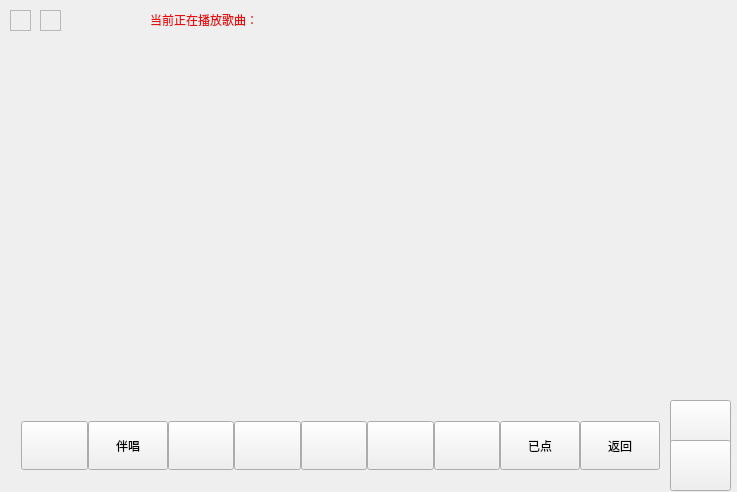
<?xml version="1.0" encoding="UTF-8"?>
<ui version="4.0">
 <class>Widget</class>
 <widget class="QWidget" name="Widget">
  <property name="geometry">
   <rect>
    <x>0</x>
    <y>0</y>
    <width>737</width>
    <height>492</height>
   </rect>
  </property>
  <property name="windowTitle">
   <string>Widget</string>
  </property>
  <widget class="QStackedWidget" name="stackedWidget">
   <property name="geometry">
    <rect>
     <x>10</x>
     <y>30</y>
     <width>711</width>
     <height>381</height>
    </rect>
   </property>
   <property name="currentIndex">
    <number>7</number>
   </property>
   <widget class="QWidget" name="page">
    <property name="sizePolicy">
     <sizepolicy hsizetype="Expanding" vsizetype="Expanding">
      <horstretch>0</horstretch>
      <verstretch>0</verstretch>
     </sizepolicy>
    </property>
   </widget>
   <widget class="QWidget" name="page_2">
    <widget class="songlist" name="frame">
     <property name="geometry">
      <rect>
       <x>0</x>
       <y>10</y>
       <width>421</width>
       <height>351</height>
      </rect>
     </property>
     <property name="frameShape">
      <enum>QFrame::StyledPanel</enum>
     </property>
     <property name="frameShadow">
      <enum>QFrame::Raised</enum>
     </property>
    </widget>
    <widget class="Frame_py" name="frame_2">
     <property name="geometry">
      <rect>
       <x>470</x>
       <y>10</y>
       <width>231</width>
       <height>351</height>
      </rect>
     </property>
     <property name="frameShape">
      <enum>QFrame::StyledPanel</enum>
     </property>
     <property name="frameShadow">
      <enum>QFrame::Raised</enum>
     </property>
    </widget>
    <widget class="QLabel" name="label">
     <property name="geometry">
      <rect>
       <x>20</x>
       <y>10</y>
       <width>81</width>
       <height>17</height>
      </rect>
     </property>
     <property name="styleSheet">
      <string notr="true">border-color: rgba(225, 76, 76, 168);
font: 75 oblique 11pt &quot;Nimbus Mono L&quot;;</string>
     </property>
     <property name="text">
      <string>songname</string>
     </property>
    </widget>
   </widget>
   <widget class="QWidget" name="page_3">
    <widget class="songerfram" name="frame_6">
     <property name="geometry">
      <rect>
       <x>40</x>
       <y>30</y>
       <width>561</width>
       <height>301</height>
      </rect>
     </property>
     <property name="frameShape">
      <enum>QFrame::StyledPanel</enum>
     </property>
     <property name="frameShadow">
      <enum>QFrame::Raised</enum>
     </property>
    </widget>
   </widget>
   <widget class="QWidget" name="page_4">
    <widget class="QPushButton" name="pushButton_huayu">
     <property name="geometry">
      <rect>
       <x>40</x>
       <y>50</y>
       <width>99</width>
       <height>91</height>
      </rect>
     </property>
     <property name="text">
      <string>华语</string>
     </property>
     <attribute name="buttonGroup">
      <string notr="true">buttonGroup</string>
     </attribute>
    </widget>
    <widget class="QPushButton" name="pushButton_yueyu">
     <property name="geometry">
      <rect>
       <x>190</x>
       <y>50</y>
       <width>99</width>
       <height>91</height>
      </rect>
     </property>
     <property name="text">
      <string>粤语</string>
     </property>
     <attribute name="buttonGroup">
      <string notr="true">buttonGroup</string>
     </attribute>
    </widget>
    <widget class="QPushButton" name="pushButton_english">
     <property name="geometry">
      <rect>
       <x>340</x>
       <y>50</y>
       <width>99</width>
       <height>91</height>
      </rect>
     </property>
     <property name="text">
      <string>英语</string>
     </property>
     <attribute name="buttonGroup">
      <string notr="true">buttonGroup</string>
     </attribute>
    </widget>
    <widget class="QPushButton" name="pushButton_han">
     <property name="geometry">
      <rect>
       <x>490</x>
       <y>50</y>
       <width>99</width>
       <height>91</height>
      </rect>
     </property>
     <property name="text">
      <string>韩语</string>
     </property>
     <attribute name="buttonGroup">
      <string notr="true">buttonGroup</string>
     </attribute>
    </widget>
   </widget>
   <widget class="QWidget" name="page_5">
    <widget class="QPushButton" name="pushButton_jd">
     <property name="geometry">
      <rect>
       <x>80</x>
       <y>90</y>
       <width>99</width>
       <height>91</height>
      </rect>
     </property>
     <property name="text">
      <string>经典老歌</string>
     </property>
     <attribute name="buttonGroup">
      <string notr="true">buttonGroup_2</string>
     </attribute>
    </widget>
    <widget class="QPushButton" name="pushButton_lx">
     <property name="geometry">
      <rect>
       <x>190</x>
       <y>90</y>
       <width>99</width>
       <height>91</height>
      </rect>
     </property>
     <property name="text">
      <string>流行金曲</string>
     </property>
     <attribute name="buttonGroup">
      <string notr="true">buttonGroup_2</string>
     </attribute>
    </widget>
    <widget class="QPushButton" name="pushButton_8">
     <property name="geometry">
      <rect>
       <x>300</x>
       <y>90</y>
       <width>99</width>
       <height>91</height>
      </rect>
     </property>
     <property name="text">
      <string>pop</string>
     </property>
     <attribute name="buttonGroup">
      <string notr="true">buttonGroup_2</string>
     </attribute>
    </widget>
    <widget class="QPushButton" name="pushButton_9">
     <property name="geometry">
      <rect>
       <x>410</x>
       <y>90</y>
       <width>99</width>
       <height>91</height>
      </rect>
     </property>
     <property name="text">
      <string>hot</string>
     </property>
     <attribute name="buttonGroup">
      <string notr="true">buttonGroup_2</string>
     </attribute>
    </widget>
   </widget>
   <widget class="QWidget" name="page_6"/>
   <widget class="QWidget" name="page_7">
    <widget class="QLabel" name="label_2">
     <property name="geometry">
      <rect>
       <x>536</x>
       <y>40</y>
       <width>51</width>
       <height>281</height>
      </rect>
     </property>
     <property name="text">
      <string/>
     </property>
    </widget>
   </widget>
   <widget class="QWidget" name="page_8">
    <widget class="mplayer" name="widget" native="true">
     <property name="geometry">
      <rect>
       <x>0</x>
       <y>0</y>
       <width>721</width>
       <height>381</height>
      </rect>
     </property>
    </widget>
   </widget>
  </widget>
  <widget class="QWidget" name="layoutWidget">
   <property name="geometry">
    <rect>
     <x>10</x>
     <y>410</y>
     <width>661</width>
     <height>71</height>
    </rect>
   </property>
   <layout class="QHBoxLayout" name="horizontalLayout">
    <property name="spacing">
     <number>0</number>
    </property>
    <item>
     <widget class="QPushButton" name="pushButton_4">
      <property name="sizePolicy">
       <sizepolicy hsizetype="Expanding" vsizetype="Expanding">
        <horstretch>0</horstretch>
        <verstretch>0</verstretch>
       </sizepolicy>
      </property>
      <property name="minimumSize">
       <size>
        <width>1</width>
        <height>1</height>
       </size>
      </property>
      <property name="baseSize">
       <size>
        <width>1</width>
        <height>1</height>
       </size>
      </property>
      <property name="focusPolicy">
       <enum>Qt::NoFocus</enum>
      </property>
      <property name="styleSheet">
       <string notr="true">border-image: url(:/image/zhuye.jpg);</string>
      </property>
      <property name="text">
       <string/>
      </property>
     </widget>
    </item>
    <item>
     <widget class="QPushButton" name="pushButton_YB">
      <property name="sizePolicy">
       <sizepolicy hsizetype="Expanding" vsizetype="Expanding">
        <horstretch>0</horstretch>
        <verstretch>0</verstretch>
       </sizepolicy>
      </property>
      <property name="minimumSize">
       <size>
        <width>1</width>
        <height>1</height>
       </size>
      </property>
      <property name="baseSize">
       <size>
        <width>1</width>
        <height>1</height>
       </size>
      </property>
      <property name="styleSheet">
       <string notr="true">QPushbutton{
border:4px groove gray;
border-radius:30px;
}
QPushbutton::pressed
{
margin:15px;
}</string>
      </property>
      <property name="text">
       <string>伴唱</string>
      </property>
     </widget>
    </item>
    <item>
     <widget class="QPushButton" name="pushButton_2">
      <property name="sizePolicy">
       <sizepolicy hsizetype="Expanding" vsizetype="Expanding">
        <horstretch>0</horstretch>
        <verstretch>0</verstretch>
       </sizepolicy>
      </property>
      <property name="minimumSize">
       <size>
        <width>1</width>
        <height>1</height>
       </size>
      </property>
      <property name="baseSize">
       <size>
        <width>1</width>
        <height>1</height>
       </size>
      </property>
      <property name="focusPolicy">
       <enum>Qt::NoFocus</enum>
      </property>
      <property name="styleSheet">
       <string notr="true">border-image: url(:/vois);
</string>
      </property>
      <property name="text">
       <string/>
      </property>
     </widget>
    </item>
    <item>
     <widget class="QPushButton" name="pushButton_3">
      <property name="sizePolicy">
       <sizepolicy hsizetype="Expanding" vsizetype="Expanding">
        <horstretch>0</horstretch>
        <verstretch>0</verstretch>
       </sizepolicy>
      </property>
      <property name="minimumSize">
       <size>
        <width>1</width>
        <height>1</height>
       </size>
      </property>
      <property name="baseSize">
       <size>
        <width>1</width>
        <height>1</height>
       </size>
      </property>
      <property name="styleSheet">
       <string notr="true">border-image: url(:/stop);</string>
      </property>
      <property name="text">
       <string/>
      </property>
     </widget>
    </item>
    <item>
     <widget class="QPushButton" name="pushButton_5">
      <property name="sizePolicy">
       <sizepolicy hsizetype="Expanding" vsizetype="Expanding">
        <horstretch>0</horstretch>
        <verstretch>0</verstretch>
       </sizepolicy>
      </property>
      <property name="minimumSize">
       <size>
        <width>1</width>
        <height>1</height>
       </size>
      </property>
      <property name="baseSize">
       <size>
        <width>1</width>
        <height>1</height>
       </size>
      </property>
      <property name="focusPolicy">
       <enum>Qt::NoFocus</enum>
      </property>
      <property name="styleSheet">
       <string notr="true">border-image: url(:/image/fuwu.jpg);</string>
      </property>
      <property name="text">
       <string/>
      </property>
     </widget>
    </item>
    <item>
     <widget class="QPushButton" name="pushButton_6">
      <property name="sizePolicy">
       <sizepolicy hsizetype="Expanding" vsizetype="Expanding">
        <horstretch>0</horstretch>
        <verstretch>0</verstretch>
       </sizepolicy>
      </property>
      <property name="minimumSize">
       <size>
        <width>1</width>
        <height>1</height>
       </size>
      </property>
      <property name="baseSize">
       <size>
        <width>1</width>
        <height>1</height>
       </size>
      </property>
      <property name="focusPolicy">
       <enum>Qt::NoFocus</enum>
      </property>
      <property name="styleSheet">
       <string notr="true">border-image: url(:/image/review.png);</string>
      </property>
      <property name="text">
       <string/>
      </property>
     </widget>
    </item>
    <item>
     <widget class="QPushButton" name="pushButton_next">
      <property name="sizePolicy">
       <sizepolicy hsizetype="Expanding" vsizetype="Expanding">
        <horstretch>0</horstretch>
        <verstretch>0</verstretch>
       </sizepolicy>
      </property>
      <property name="minimumSize">
       <size>
        <width>1</width>
        <height>1</height>
       </size>
      </property>
      <property name="baseSize">
       <size>
        <width>1</width>
        <height>1</height>
       </size>
      </property>
      <property name="focusPolicy">
       <enum>Qt::ClickFocus</enum>
      </property>
      <property name="styleSheet">
       <string notr="true">border-image: url(:/next);</string>
      </property>
      <property name="text">
       <string/>
      </property>
     </widget>
    </item>
    <item>
     <widget class="QPushButton" name="pushButton_select">
      <property name="sizePolicy">
       <sizepolicy hsizetype="Expanding" vsizetype="Expanding">
        <horstretch>0</horstretch>
        <verstretch>0</verstretch>
       </sizepolicy>
      </property>
      <property name="minimumSize">
       <size>
        <width>1</width>
        <height>1</height>
       </size>
      </property>
      <property name="baseSize">
       <size>
        <width>1</width>
        <height>1</height>
       </size>
      </property>
      <property name="text">
       <string>已点</string>
      </property>
     </widget>
    </item>
    <item>
     <widget class="QPushButton" name="pushButton_mp">
      <property name="sizePolicy">
       <sizepolicy hsizetype="Expanding" vsizetype="Expanding">
        <horstretch>0</horstretch>
        <verstretch>0</verstretch>
       </sizepolicy>
      </property>
      <property name="minimumSize">
       <size>
        <width>1</width>
        <height>1</height>
       </size>
      </property>
      <property name="baseSize">
       <size>
        <width>1</width>
        <height>1</height>
       </size>
      </property>
      <property name="text">
       <string>返回</string>
      </property>
     </widget>
    </item>
   </layout>
  </widget>
  <widget class="selectedsong" name="frame_3">
   <property name="geometry">
    <rect>
     <x>10</x>
     <y>10</y>
     <width>21</width>
     <height>21</height>
    </rect>
   </property>
   <property name="frameShape">
    <enum>QFrame::StyledPanel</enum>
   </property>
   <property name="frameShadow">
    <enum>QFrame::Raised</enum>
   </property>
  </widget>
  <widget class="allchooesfram" name="frame_4">
   <property name="geometry">
    <rect>
     <x>40</x>
     <y>10</y>
     <width>21</width>
     <height>21</height>
    </rect>
   </property>
   <property name="frameShape">
    <enum>QFrame::StyledPanel</enum>
   </property>
   <property name="frameShadow">
    <enum>QFrame::Raised</enum>
   </property>
  </widget>
  <widget class="QPushButton" name="pushButton_add">
   <property name="geometry">
    <rect>
     <x>670</x>
     <y>400</y>
     <width>61</width>
     <height>51</height>
    </rect>
   </property>
   <property name="focusPolicy">
    <enum>Qt::ClickFocus</enum>
   </property>
   <property name="styleSheet">
    <string notr="true">border-image: url(:/+);</string>
   </property>
   <property name="text">
    <string/>
   </property>
  </widget>
  <widget class="QPushButton" name="pushButton_del">
   <property name="geometry">
    <rect>
     <x>670</x>
     <y>440</y>
     <width>61</width>
     <height>51</height>
    </rect>
   </property>
   <property name="focusPolicy">
    <enum>Qt::ClickFocus</enum>
   </property>
   <property name="styleSheet">
    <string notr="true">border-image: url(:/-);</string>
   </property>
   <property name="text">
    <string/>
   </property>
  </widget>
  <widget class="QLabel" name="label_cursong">
   <property name="geometry">
    <rect>
     <x>150</x>
     <y>10</y>
     <width>441</width>
     <height>20</height>
    </rect>
   </property>
   <property name="styleSheet">
    <string notr="true">color: rgb(228, 15, 15);
font: 12pt &quot;Ubuntu&quot;;</string>
   </property>
   <property name="text">
    <string>当前正在播放歌曲：</string>
   </property>
  </widget>
 </widget>
 <layoutdefault spacing="6" margin="11"/>
 <customwidgets>
  <customwidget>
   <class>songlist</class>
   <extends>QFrame</extends>
   <header>songlist.h</header>
   <container>1</container>
  </customwidget>
  <customwidget>
   <class>Frame_py</class>
   <extends>QFrame</extends>
   <header>frame_py.h</header>
   <container>1</container>
  </customwidget>
  <customwidget>
   <class>selectedsong</class>
   <extends>QFrame</extends>
   <header>selectedsong.h</header>
   <container>1</container>
  </customwidget>
  <customwidget>
   <class>mplayer</class>
   <extends>QWidget</extends>
   <header>mplayer.h</header>
   <container>1</container>
  </customwidget>
  <customwidget>
   <class>songerfram</class>
   <extends>QFrame</extends>
   <header>songerfram.h</header>
   <container>1</container>
  </customwidget>
  <customwidget>
   <class>allchooesfram</class>
   <extends>QFrame</extends>
   <header>allchooesfram.h</header>
   <container>1</container>
  </customwidget>
 </customwidgets>
 <resources/>
 <connections/>
 <buttongroups>
  <buttongroup name="buttonGroup"/>
  <buttongroup name="buttonGroup_2"/>
 </buttongroups>
</ui>
